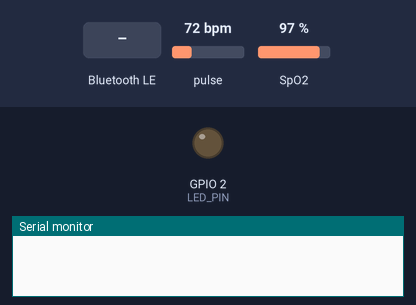
Bench run of a sketch on a simulated ESP32. Shown: output pins drawn as LEDs (lit = HIGH), the last lines printed to the serial monitor. Inputs (shaded band) come from the test bench; at power-on: pulse 72 bpm, SpO2 97 %. Nothing arrives over Bluetooth unless stated; a phone connects over Bluetooth LE 3 s after start.

Above: at 1.2 s.
1.3 s: Bluetooth LE write "START" received
At 4.0 s:
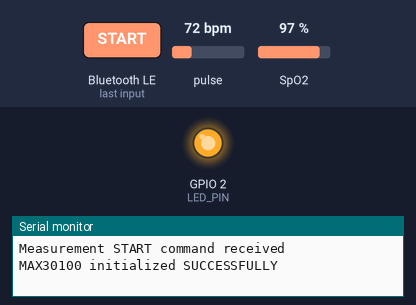
4.3 s: pulse set to 130 bpm
At 16.4 s:
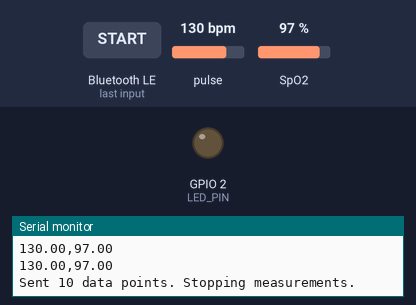
Timing chart, 0 to 16.8 s (numbered marks = the images above; inputs shaded):
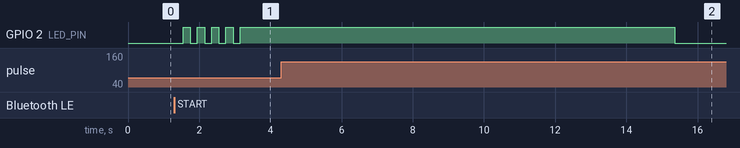

Measured:
- after the input at 4.3 s, GPIO 2 (LED_PIN): HIGH → LOW after 11.1 s instead of 12.1 s
- by itself, GPIO 2 (LED_PIN): alternates HIGH for 0.20 s and LOW for 0.20 s, 9 changes in all, then stays HIGH

The sketch:

max30100.ino
```cpp
#include <Wire.h>
#include "MAX30100_PulseOximeter.h"
#include <BLEDevice.h>
#include <BLEServer.h>
#include <BLEUtils.h>
#include <BLE2902.h>

// Define UUIDs for services and characteristics
#define SERVICE_UUID        "0000180d-0000-1000-8000-00805f9b34fc"
#define CHARACTERISTIC_UUID "00002a37-0000-1000-8000-00805f9b34fc"
#define LED_PIN 2 // GPIO pin for LED

PulseOximeter pox;
BLEServer* pServer = NULL;
BLECharacteristic* pCharacteristic = NULL;

uint32_t tsLastReport = 0;
bool deviceConnected = false;
bool measurementStarted = false;
bool isSensorInitialized = false; // Flag to check sensor initialization

class MyServerCallbacks : public BLEServerCallbacks {
    void onConnect(BLEServer* pServer) {
        Serial.println("Device connected");
        digitalWrite(LED_PIN, HIGH); // Turn on LED when connected
        deviceConnected = true;
    }

    void onDisconnect(BLEServer* pServer) {
        Serial.println("Device disconnected");
        digitalWrite(LED_PIN, LOW); // Turn off LED when disconnected
        deviceConnected = false;
        measurementStarted = false;

        // Stop the sensor if it's running
        if (isSensorInitialized) {
            pox.shutdown();
            isSensorInitialized = false;
        }

        // Restart advertising
        pServer->getAdvertising()->start();
        Serial.println("Advertising restarted");
    }
};

class MyCallbacks : public BLECharacteristicCallbacks {
    void onWrite(BLECharacteristic* pCharacteristic) {
        String value = pCharacteristic->getValue().c_str(); // Read value from client

        if (value == "START") {
            Serial.println("Measurement START command received");
            measurementStarted = true;

            // Blink LED to indicate start
            for (int i = 0; i < 5; i++) {
                digitalWrite(LED_PIN, LOW);
                delay(200);
                digitalWrite(LED_PIN, HIGH);
                delay(200);
            }

            // Initialize MAX30100 if not already initialized
            if (!isSensorInitialized) {
                if (!pox.begin()) {
                    Serial.println("FAILED to initialize MAX30100");
                } else {
                    Serial.println("MAX30100 initialized SUCCESSFULLY");
                    pox.setIRLedCurrent(MAX30100_LED_CURR_7_6MA);
                    isSensorInitialized = true;

                    // Allow the sensor to stabilize
                    delay(2000);
                }
            }
        }
    }
};

void setup() {
    Serial.begin(115200);

    // Initialize BLE
    BLEDevice::init("BLE Device");
    pServer = BLEDevice::createServer();
    pServer->setCallbacks(new MyServerCallbacks());

    // Create BLE Service and Characteristic
    BLEService* pService = pServer->createService(SERVICE_UUID);
    pCharacteristic = pService->createCharacteristic(
        CHARACTERISTIC_UUID,
        BLECharacteristic::PROPERTY_READ |
        BLECharacteristic::PROPERTY_WRITE |
        BLECharacteristic::PROPERTY_NOTIFY
    );
    pCharacteristic->addDescriptor(new BLE2902());
    pCharacteristic->setCallbacks(new MyCallbacks());

    // Start the service and advertising
    pService->start();
    BLEAdvertising* pAdvertising = BLEDevice::getAdvertising();
    pAdvertising->addServiceUUID(SERVICE_UUID);
    pAdvertising->start();

    // Setup LED pin
    pinMode(LED_PIN, OUTPUT);
    digitalWrite(LED_PIN, LOW);
}

void loop() {
    static int count = 0; // Biến đếm số lần gửi dữ liệu
    if (deviceConnected && measurementStarted) {
        pox.update();

        if (millis() - tsLastReport > 1000) { // Send data every second
            float heartRate = pox.getHeartRate();
            float spO2 = pox.getSpO2();

            if (heartRate >= 60 && spO2 >= 70) {
                String data = String(heartRate) + "," + String(spO2);
                pCharacteristic->setValue(data.c_str());
                pCharacteristic->notify();
                Serial.println(data);
                count++;
            } else {
                Serial.println("Invalid sensor data, not sending.");
            }

            if (count >= 10) {
                Serial.println("Sent 10 data points. Stopping measurements.");
                measurementStarted = false; // Dừng việc đo
                digitalWrite(LED_PIN, LOW);
                count = 0; // Reset bộ đếm nếu cần
            }

            tsLastReport = millis();
        }
    }
}
```
